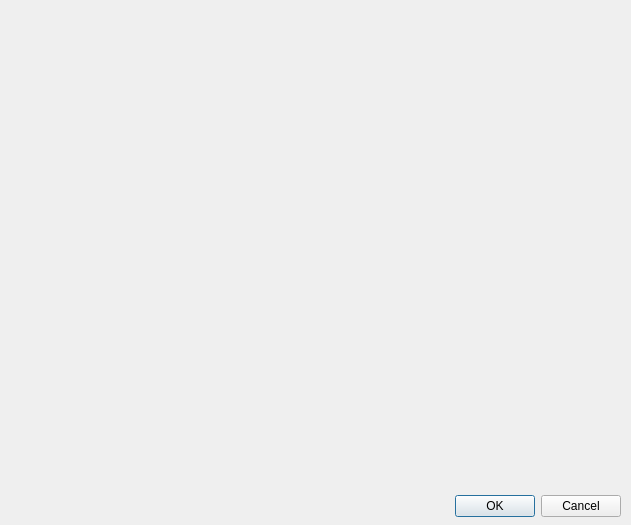
<?xml version="1.0" encoding="UTF-8"?>
<ui version="4.0">
 <class>CalculatorWindow</class>
 <widget class="QDialog" name="CalculatorWindow">
  <property name="geometry">
   <rect>
    <x>0</x>
    <y>0</y>
    <width>631</width>
    <height>525</height>
   </rect>
  </property>
  <property name="windowTitle">
   <string>Dialog</string>
  </property>
  <widget class="QDialogButtonBox" name="buttonBox">
   <property name="geometry">
    <rect>
     <x>280</x>
     <y>490</y>
     <width>341</width>
     <height>32</height>
    </rect>
   </property>
   <property name="orientation">
    <enum>Qt::Horizontal</enum>
   </property>
   <property name="standardButtons">
    <set>QDialogButtonBox::Cancel|QDialogButtonBox::Ok</set>
   </property>
  </widget>
  <widget class="QWidget" name="verticalLayoutWidget">
   <property name="geometry">
    <rect>
     <x>10</x>
     <y>10</y>
     <width>601</width>
     <height>471</height>
    </rect>
   </property>
   <layout class="QVBoxLayout" name="verticalLayout"/>
  </widget>
 </widget>
 <resources/>
 <connections>
  <connection>
   <sender>buttonBox</sender>
   <signal>accepted()</signal>
   <receiver>CalculatorWindow</receiver>
   <slot>accept()</slot>
   <hints>
    <hint type="sourcelabel">
     <x>248</x>
     <y>254</y>
    </hint>
    <hint type="destinationlabel">
     <x>157</x>
     <y>274</y>
    </hint>
   </hints>
  </connection>
  <connection>
   <sender>buttonBox</sender>
   <signal>rejected()</signal>
   <receiver>CalculatorWindow</receiver>
   <slot>reject()</slot>
   <hints>
    <hint type="sourcelabel">
     <x>316</x>
     <y>260</y>
    </hint>
    <hint type="destinationlabel">
     <x>286</x>
     <y>274</y>
    </hint>
   </hints>
  </connection>
 </connections>
</ui>
